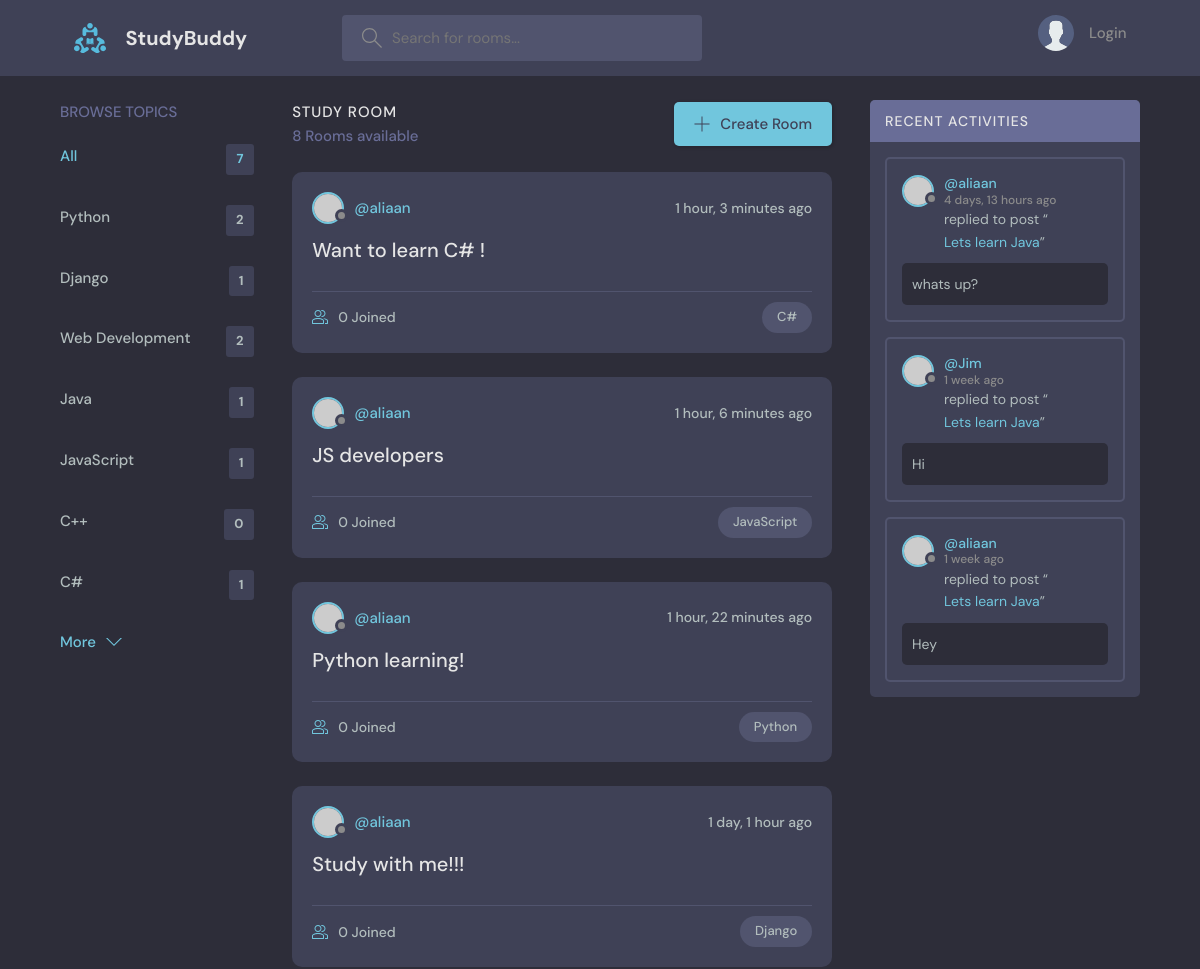
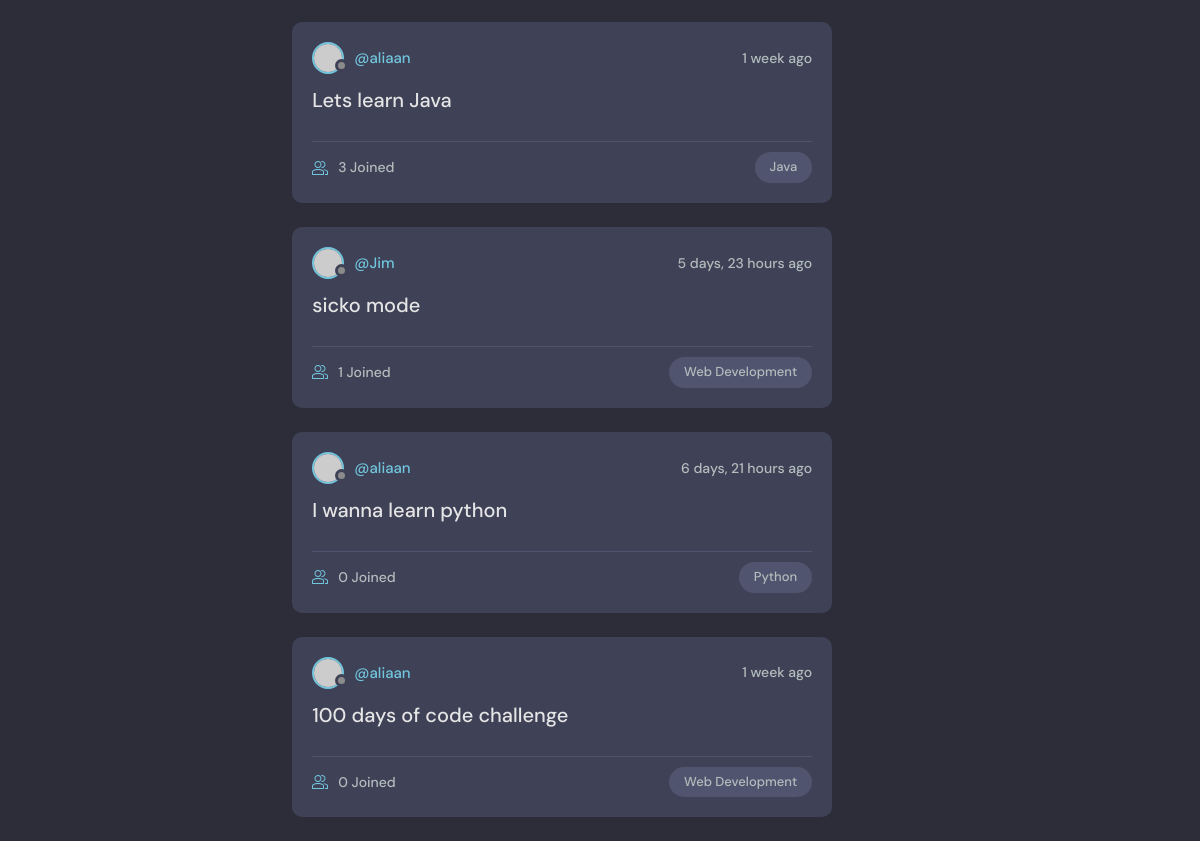
The page / on the database its author committed (2 pictures, top to bottom).
### base/models.py (models this page shows, shortened)
class Topic(models.Model):
    name = models.CharField(max_length = 200) # Name of the topic

class Room(models.Model):
    host = models.ForeignKey(User, on_delete=models.SET_NULL, null = True) # The actual user that is connected. Relationship to a host.
    topic = models.ForeignKey(Topic, on_delete=models.SET_NULL, null = True) # A topic can have multiple rooms, but a room can only have one topic.
    name = models.CharField(max_length = 200) # Name of the room.
    description = models.TextField(null = True, blank = True) # Description of room. Makes sure the values can be left blank.
    participants = models.ManyToManyField(User, related_name='participants', blank = True)  # Stores all the users active in a room. Creates a many to many relationship.
    updated = models.DateTimeField(auto_now = True) # Takes a snapshot of anytime the table (model instance) is updated. Takes a timestamp every time room is updated.
    created = models.DateTimeField(auto_now_add = True) # Takes a timestamp of when the instance was created.
    class Meta:
        ordering = ['-updated', '-created']
    def __str__(self): # string representation of the room
        return self.name

class Message(models.Model):
    user = models.ForeignKey(User, on_delete=models.CASCADE) # User that is sending the message. Import user model from the django library.
    room = models.ForeignKey(Room, on_delete=models.CASCADE) # When the parent (room) is deleted, the children (messages) are also deleted.
    body = models.TextField() # the actual message
    updated = models.DateTimeField(auto_now = True) # Takes a snapshot of anytime the table (model instance) is updated. Takes a timestamp every time room is updated.
    created = models.DateTimeField(auto_now_add = True) # Takes a timestamp of when the instance was created.
    class Meta:
        ordering = ['-updated', '-created']

### base/views.py (the view)
# urls.py: path("", views.home, name = "home"),
def home(request):
    q = request.GET.get('q') if request.GET.get('q') != None else ''
    rooms = Room.objects.filter(
        Q(topic__name__icontains=q) |
        Q(name__icontains=q) |
        Q(description__icontains=q)
        )  # we can now search by three different values: topic_name, name and description.
    topics = Topic.objects.all()
    room_count = rooms.count()
    room_messages = Message.objects.filter(Q(room__topic__name__icontains=q))
    context = {"rooms" : rooms, 'topics': topics,
               'room_count' : room_count, 'room_messages': room_messages}
    return render(request, "base/home.html", context)

### base/templates/base/home.html (shortened to what this page needs)
{% extends "main.html" %}
{% block content %}
    <main class="layout layout--3">
      <div class="container">
        {% include 'base/topic_component.html' %}
        <div class="roomList">
          <div class="roomList__header">
            <div>
              <h2>Study Room</h2>
              <p>{{room_count}} Rooms available</p>
            </div>
            <a class="btn btn--main" href="{% url 'create-room' %}">
              <svg version="1.1" xmlns="http://www.w3.org/2000/svg" width="32" height="32" viewBox="0 0 32 32">
                <title>add</title>
                <path
                  d="M16.943 0.943h-1.885v14.115h-14.115v1.885h14.115v14.115h1.885v-14.115h14.115v-1.885h-14.115v-14.115z"
                ></path>
              </svg>
              Create Room
            </a>
          </div>
          {% include 'base/feed_component.html' %}
        </div>
        {% include 'base/activity_component.html' %}
      </div>
    </main>
    {% endblock %}

### base/templates/base/topic_component.html
<div class="topics">
    <div class="topics__header">
      <h2>Browse Topics</h2>
    </div>
    <ul class="topics__list">
      <li>
        <a href="{% url 'home' %}" class="active">All <span>{{topics.count}}</span></a>
      </li>
      {% for topic in topics %}
      <li>
        <a href=""{% url 'home'  %}?q={{topic.name}}"">{{topic.name}} <span>{{topic.room_set.all.count}}</span></a>
      </li>
      {% endfor %}
    </ul>
    <a class="btn btn--link" href="topics.html">
      More
      <svg version="1.1" xmlns="http://www.w3.org/2000/svg" width="32" height="32" viewBox="0 0 32 32">
        <title>chevron-down</title>
        <path d="M16 21l-13-13h-3l16 16 16-16h-3l-13 13z"></path>
      </svg>
    </a>
  </div>

### base/templates/base/feed_component.html (shortened to what this page needs)
{% for room in rooms %}
<div class="roomListRoom">
    <div class="roomListRoom__header">
      <a href="{% url 'user-profile' room.host.id %}" class="roomListRoom__author">
        <div class="avatar avatar--small">
          <img src="https://randomuser.me/api/portraits/women/11.jpg" />
        </div>
        <span>@{{room.host.username}}</span>
      </a>
      <div class="roomListRoom__actions">
        <span>{{room.created|timesince}} ago</span>
      </div>
    </div>
    <div class="roomListRoom__content">
      <a href="{% url 'room' room.id %}">{{room.name}}</a>
    </div>
    <div class="roomListRoom__meta">
      <a href="{% url 'room' room.id %}" class="roomListRoom__joined">
        {{room.participants.all.count}} Joined
      </a>
      <p class="roomListRoom__topic">{{room.topic.name}}</p>
    </div>
</div>
{% endfor %}

### base/templates/base/activity_component.html (shortened to what this page needs)
<div class="activities">
    <div class="activities__header">
      <h2>Recent Activities</h2>
    </div>
    {% for message in room_messages %}
    <div class="activities__box">
      <div class="activities__boxHeader roomListRoom__header">
        <a href="{% url 'user-profile' message.user.id %}" class="roomListRoom__author">
          <div class="avatar avatar--small">
            <img src="https://randomuser.me/api/portraits/women/11.jpg" />
          </div>
          <p>
            @{{message.user}}
            <span>{{message.created|timesince}} ago</span>
          </p>
        </a>
      </div>
      <div class="activities__boxContent">
        <p>replied to post “<a href="{% url 'room' message.room.id %}">{{message.room}}</a>”</p>
        <div class="activities__boxRoomContent">
            {{message.body}}
        </div>
      </div>
    </div>
    {% endfor %}
</div>

### rows shown on the page
Topic: name "Python", room_set.all.count "2"
Topic: name "Django", room_set.all.count "1"
Topic: name "Web Development", room_set.all.count "2"
Topic: name "Java", room_set.all.count "1"
Topic: name "JavaScript", room_set.all.count "1"
Topic: name "C++", room_set.all.count "0"
Topic: name "C#", room_set.all.count "1"
Room: host.username "aliaan", created "1 hour, 3 minutes", name "Want to learn C# !", participants.all.count "0", topic.name "C#"
Room: host.username "aliaan", created "1 hour, 6 minutes", name "JS developers", participants.all.count "0", topic.name "JavaScript"
Room: host.username "aliaan", created "1 hour, 22 minutes", name "Python learning!", participants.all.count "0", topic.name "Python"
Room: host.username "aliaan", created "1 day, 1 hour", name "Study with me!!!", participants.all.count "0", topic.name "Django"
Room: host.username "aliaan", created "1 week", name "Lets learn Java", participants.all.count "3", topic.name "Java"
Room: host.username "Jim", created "5 days, 23 hours", name "sicko mode", participants.all.count "1", topic.name "Web Development"
Room: host.username "aliaan", created "6 days, 21 hours", name "I wanna learn python", participants.all.count "0", topic.name "Python"
Room: host.username "aliaan", created "1 week", name "100 days of code challenge", participants.all.count "0", topic.name "Web Development"
Message: user "aliaan", created "4 days, 13 hours", room "Lets learn Java", body "whats up?"
Message: user "Jim", created "1 week", room "Lets learn Java", body "Hi"
Message: user "aliaan", created "1 week", room "Lets learn Java", body "Hey"

### other values the page prints
{{ topics.count }} "7"
{{ room_count }} "8"
